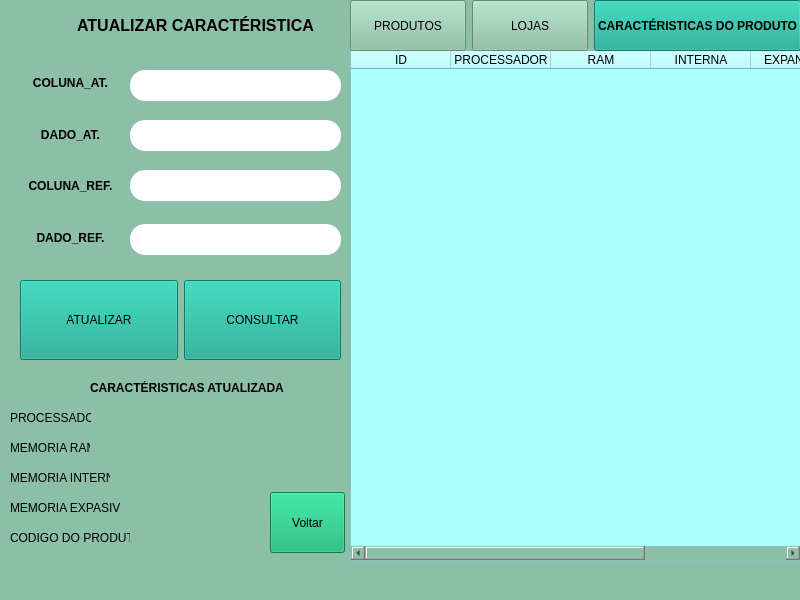
<?xml version="1.0" encoding="UTF-8"?>
<ui version="4.0">
 <class>MainWindow</class>
 <widget class="QMainWindow" name="MainWindow">
  <property name="geometry">
   <rect>
    <x>0</x>
    <y>0</y>
    <width>800</width>
    <height>600</height>
   </rect>
  </property>
  <property name="windowTitle">
   <string>MainWindow</string>
  </property>
  <property name="styleSheet">
   <string notr="true">background-color:rgb(140, 191, 167)</string>
  </property>
  <widget class="QWidget" name="centralwidget">
   <widget class="QTableWidget" name="tableWidget">
    <property name="geometry">
     <rect>
      <x>350</x>
      <y>50</y>
      <width>451</width>
      <height>511</height>
     </rect>
    </property>
    <property name="styleSheet">
     <string notr="true">background-color: rgb(170, 255, 255);</string>
    </property>
    <column>
     <property name="text">
      <string>ID</string>
     </property>
    </column>
    <column>
     <property name="text">
      <string>PROCESSADOR</string>
     </property>
    </column>
    <column>
     <property name="text">
      <string>RAM</string>
     </property>
    </column>
    <column>
     <property name="text">
      <string>INTERNA</string>
     </property>
    </column>
    <column>
     <property name="text">
      <string>EXPANSIVEL</string>
     </property>
    </column>
    <column>
     <property name="text">
      <string>CODIGO_PROD.</string>
     </property>
    </column>
   </widget>
   <widget class="QLabel" name="label">
    <property name="geometry">
     <rect>
      <x>60</x>
      <y>0</y>
      <width>271</width>
      <height>51</height>
     </rect>
    </property>
    <property name="text">
     <string>&lt;html&gt;&lt;head/&gt;&lt;body&gt;&lt;p&gt;&lt;span style=&quot; font-size:12pt; font-weight:600;&quot;&gt;ATUALIZAR CARACTÉRISTICA&lt;/span&gt;&lt;/p&gt;&lt;/body&gt;&lt;/html&gt;</string>
    </property>
    <property name="alignment">
     <set>Qt::AlignCenter</set>
    </property>
   </widget>
   <widget class="QWidget" name="horizontalLayoutWidget">
    <property name="geometry">
     <rect>
      <x>350</x>
      <y>0</y>
      <width>451</width>
      <height>51</height>
     </rect>
    </property>
    <layout class="QHBoxLayout" name="horizontalLayout">
     <item>
      <widget class="QPushButton" name="pushButton_5">
       <property name="sizePolicy">
        <sizepolicy hsizetype="Preferred" vsizetype="Preferred">
         <horstretch>0</horstretch>
         <verstretch>0</verstretch>
        </sizepolicy>
       </property>
       <property name="text">
        <string>PRODUTOS</string>
       </property>
      </widget>
     </item>
     <item>
      <widget class="QPushButton" name="pushButton_4">
       <property name="sizePolicy">
        <sizepolicy hsizetype="Preferred" vsizetype="Preferred">
         <horstretch>0</horstretch>
         <verstretch>0</verstretch>
        </sizepolicy>
       </property>
       <property name="text">
        <string>LOJAS</string>
       </property>
      </widget>
     </item>
     <item>
      <widget class="QPushButton" name="pushButton_3">
       <property name="sizePolicy">
        <sizepolicy hsizetype="Preferred" vsizetype="Preferred">
         <horstretch>0</horstretch>
         <verstretch>0</verstretch>
        </sizepolicy>
       </property>
       <property name="font">
        <font>
         <weight>75</weight>
         <bold>true</bold>
        </font>
       </property>
       <property name="styleSheet">
        <string notr="true">
background-color: rgb(15, 166, 141);</string>
       </property>
       <property name="text">
        <string>CARACTÉRISTICAS DO PRODUTO</string>
       </property>
      </widget>
     </item>
    </layout>
   </widget>
   <widget class="QLabel" name="label_7">
    <property name="geometry">
     <rect>
      <x>10</x>
      <y>410</y>
      <width>81</width>
      <height>16</height>
     </rect>
    </property>
    <property name="text">
     <string>PROCESSADOR:</string>
    </property>
   </widget>
   <widget class="QLabel" name="label_8">
    <property name="geometry">
     <rect>
      <x>100</x>
      <y>410</y>
      <width>121</width>
      <height>16</height>
     </rect>
    </property>
    <property name="text">
     <string/>
    </property>
   </widget>
   <widget class="QLabel" name="label_9">
    <property name="geometry">
     <rect>
      <x>10</x>
      <y>440</y>
      <width>91</width>
      <height>16</height>
     </rect>
    </property>
    <property name="text">
     <string>MEMORIA RAM:</string>
    </property>
   </widget>
   <widget class="QLabel" name="label_10">
    <property name="geometry">
     <rect>
      <x>90</x>
      <y>440</y>
      <width>121</width>
      <height>16</height>
     </rect>
    </property>
    <property name="text">
     <string/>
    </property>
   </widget>
   <widget class="QLabel" name="label_11">
    <property name="geometry">
     <rect>
      <x>10</x>
      <y>470</y>
      <width>101</width>
      <height>16</height>
     </rect>
    </property>
    <property name="text">
     <string>MEMORIA INTERNA:</string>
    </property>
   </widget>
   <widget class="QLabel" name="label_12">
    <property name="geometry">
     <rect>
      <x>110</x>
      <y>470</y>
      <width>111</width>
      <height>16</height>
     </rect>
    </property>
    <property name="text">
     <string/>
    </property>
   </widget>
   <widget class="QLabel" name="label_13">
    <property name="geometry">
     <rect>
      <x>10</x>
      <y>500</y>
      <width>111</width>
      <height>16</height>
     </rect>
    </property>
    <property name="text">
     <string>MEMORIA EXPASIVEL:</string>
    </property>
   </widget>
   <widget class="QLabel" name="label_14">
    <property name="geometry">
     <rect>
      <x>120</x>
      <y>500</y>
      <width>111</width>
      <height>16</height>
     </rect>
    </property>
    <property name="text">
     <string/>
    </property>
   </widget>
   <widget class="QLabel" name="label_15">
    <property name="geometry">
     <rect>
      <x>10</x>
      <y>530</y>
      <width>121</width>
      <height>16</height>
     </rect>
    </property>
    <property name="text">
     <string>CODIGO DO PRODUTO:</string>
    </property>
   </widget>
   <widget class="QLabel" name="label_16">
    <property name="geometry">
     <rect>
      <x>130</x>
      <y>530</y>
      <width>121</width>
      <height>16</height>
     </rect>
    </property>
    <property name="text">
     <string/>
    </property>
   </widget>
   <widget class="QLabel" name="label_17">
    <property name="geometry">
     <rect>
      <x>90</x>
      <y>380</y>
      <width>221</width>
      <height>16</height>
     </rect>
    </property>
    <property name="text">
     <string>&lt;html&gt;&lt;head/&gt;&lt;body&gt;&lt;p&gt;&lt;span style=&quot; font-weight:600;&quot;&gt; CARACTÉRISTICAS ATUALIZADA&lt;/span&gt;&lt;/p&gt;&lt;/body&gt;&lt;/html&gt;</string>
    </property>
   </widget>
   <widget class="QWidget" name="horizontalLayoutWidget_2">
    <property name="geometry">
     <rect>
      <x>20</x>
      <y>280</y>
      <width>321</width>
      <height>80</height>
     </rect>
    </property>
    <layout class="QHBoxLayout" name="horizontalLayout_2">
     <item>
      <widget class="QPushButton" name="pushButton">
       <property name="sizePolicy">
        <sizepolicy hsizetype="Preferred" vsizetype="Preferred">
         <horstretch>0</horstretch>
         <verstretch>0</verstretch>
        </sizepolicy>
       </property>
       <property name="styleSheet">
        <string notr="true">
background-color: rgb(15, 166, 141);</string>
       </property>
       <property name="text">
        <string>ATUALIZAR</string>
       </property>
      </widget>
     </item>
     <item>
      <widget class="QPushButton" name="pushButton_2">
       <property name="sizePolicy">
        <sizepolicy hsizetype="Preferred" vsizetype="Preferred">
         <horstretch>0</horstretch>
         <verstretch>0</verstretch>
        </sizepolicy>
       </property>
       <property name="styleSheet">
        <string notr="true">
background-color: rgb(15, 166, 141);</string>
       </property>
       <property name="text">
        <string>CONSULTAR</string>
       </property>
      </widget>
     </item>
    </layout>
   </widget>
   <widget class="QWidget" name="verticalLayoutWidget">
    <property name="geometry">
     <rect>
      <x>10</x>
      <y>60</y>
      <width>121</width>
      <height>201</height>
     </rect>
    </property>
    <layout class="QVBoxLayout" name="verticalLayout">
     <item>
      <widget class="QLabel" name="label_2">
       <property name="text">
        <string>&lt;html&gt;&lt;head/&gt;&lt;body&gt;&lt;p&gt;&lt;span style=&quot; font-weight:600;&quot;&gt;COLUNA_AT.&lt;/span&gt;&lt;/p&gt;&lt;/body&gt;&lt;/html&gt;</string>
       </property>
       <property name="alignment">
        <set>Qt::AlignCenter</set>
       </property>
      </widget>
     </item>
     <item>
      <widget class="QLabel" name="label_3">
       <property name="text">
        <string>&lt;html&gt;&lt;head/&gt;&lt;body&gt;&lt;p&gt;&lt;span style=&quot; font-weight:600;&quot;&gt;DADO_AT.&lt;/span&gt;&lt;/p&gt;&lt;/body&gt;&lt;/html&gt;</string>
       </property>
       <property name="alignment">
        <set>Qt::AlignCenter</set>
       </property>
      </widget>
     </item>
     <item>
      <widget class="QLabel" name="label_4">
       <property name="text">
        <string>&lt;html&gt;&lt;head/&gt;&lt;body&gt;&lt;p&gt;&lt;span style=&quot; font-weight:600;&quot;&gt;COLUNA_REF.&lt;/span&gt;&lt;/p&gt;&lt;/body&gt;&lt;/html&gt;</string>
       </property>
       <property name="alignment">
        <set>Qt::AlignCenter</set>
       </property>
      </widget>
     </item>
     <item>
      <widget class="QLabel" name="label_5">
       <property name="text">
        <string>&lt;html&gt;&lt;head/&gt;&lt;body&gt;&lt;p&gt;&lt;span style=&quot; font-weight:600;&quot;&gt;DADO_REF.&lt;/span&gt;&lt;/p&gt;&lt;/body&gt;&lt;/html&gt;</string>
       </property>
       <property name="alignment">
        <set>Qt::AlignCenter</set>
       </property>
      </widget>
     </item>
    </layout>
   </widget>
   <widget class="QPushButton" name="pushButton_6">
    <property name="geometry">
     <rect>
      <x>270</x>
      <y>492</y>
      <width>75</width>
      <height>61</height>
     </rect>
    </property>
    <property name="styleSheet">
     <string notr="true">background-color: rgb(10, 175, 112);
</string>
    </property>
    <property name="text">
     <string>Voltar</string>
    </property>
   </widget>
   <widget class="QLineEdit" name="lineEdit_4">
    <property name="geometry">
     <rect>
      <x>130</x>
      <y>224</y>
      <width>211</width>
      <height>31</height>
     </rect>
    </property>
    <property name="sizePolicy">
     <sizepolicy hsizetype="Preferred" vsizetype="Preferred">
      <horstretch>0</horstretch>
      <verstretch>0</verstretch>
     </sizepolicy>
    </property>
    <property name="font">
     <font>
      <pointsize>12</pointsize>
     </font>
    </property>
    <property name="styleSheet">
     <string notr="true">background-color: rgb(255, 170, 0);
border-color: qlineargradient(spread:pad, x1:0, y1:0, x2:1, y2:0, stop:0 rgba(0, 0, 0, 255), stop:1 rgba(255, 255, 255, 255));
border-color: rgb(0, 0, 0);
border-radius:15px;
background-color: rgb(255, 255, 255);
border-color: qlineargradient(spread:pad, x1:0, y1:0, x2:1, y2:0, stop:0 rgba(0, 0, 0, 255), stop:1 rgba(255, 255, 255, 255));
border-width: 2px; 
border - style:outset;
border - color:black;</string>
    </property>
   </widget>
   <widget class="QLineEdit" name="lineEdit_3">
    <property name="geometry">
     <rect>
      <x>130</x>
      <y>170</y>
      <width>211</width>
      <height>31</height>
     </rect>
    </property>
    <property name="sizePolicy">
     <sizepolicy hsizetype="Preferred" vsizetype="Preferred">
      <horstretch>0</horstretch>
      <verstretch>0</verstretch>
     </sizepolicy>
    </property>
    <property name="font">
     <font>
      <pointsize>12</pointsize>
     </font>
    </property>
    <property name="styleSheet">
     <string notr="true">background-color: rgb(255, 170, 0);
border-color: qlineargradient(spread:pad, x1:0, y1:0, x2:1, y2:0, stop:0 rgba(0, 0, 0, 255), stop:1 rgba(255, 255, 255, 255));
border-color: rgb(0, 0, 0);
border-radius:15px;
background-color: rgb(255, 255, 255);
border-color: qlineargradient(spread:pad, x1:0, y1:0, x2:1, y2:0, stop:0 rgba(0, 0, 0, 255), stop:1 rgba(255, 255, 255, 255));
border-width: 2px; 
border - style:outset;
border - color:black;</string>
    </property>
   </widget>
   <widget class="QLineEdit" name="lineEdit_2">
    <property name="geometry">
     <rect>
      <x>130</x>
      <y>120</y>
      <width>211</width>
      <height>31</height>
     </rect>
    </property>
    <property name="sizePolicy">
     <sizepolicy hsizetype="Preferred" vsizetype="Preferred">
      <horstretch>0</horstretch>
      <verstretch>0</verstretch>
     </sizepolicy>
    </property>
    <property name="font">
     <font>
      <pointsize>12</pointsize>
     </font>
    </property>
    <property name="styleSheet">
     <string notr="true">background-color: rgb(255, 170, 0);
border-color: qlineargradient(spread:pad, x1:0, y1:0, x2:1, y2:0, stop:0 rgba(0, 0, 0, 255), stop:1 rgba(255, 255, 255, 255));
border-color: rgb(0, 0, 0);
border-radius:15px;
background-color: rgb(255, 255, 255);
border-color: qlineargradient(spread:pad, x1:0, y1:0, x2:1, y2:0, stop:0 rgba(0, 0, 0, 255), stop:1 rgba(255, 255, 255, 255));
border-width: 2px; 
border - style:outset;
border - color:black;</string>
    </property>
   </widget>
   <widget class="QLineEdit" name="lineEdit">
    <property name="geometry">
     <rect>
      <x>130</x>
      <y>70</y>
      <width>211</width>
      <height>31</height>
     </rect>
    </property>
    <property name="sizePolicy">
     <sizepolicy hsizetype="Preferred" vsizetype="Preferred">
      <horstretch>0</horstretch>
      <verstretch>0</verstretch>
     </sizepolicy>
    </property>
    <property name="font">
     <font>
      <pointsize>12</pointsize>
     </font>
    </property>
    <property name="styleSheet">
     <string notr="true">background-color: rgb(255, 170, 0);
border-color: qlineargradient(spread:pad, x1:0, y1:0, x2:1, y2:0, stop:0 rgba(0, 0, 0, 255), stop:1 rgba(255, 255, 255, 255));
border-color: rgb(0, 0, 0);
border-radius:15px;
background-color: rgb(255, 255, 255);
border-color: qlineargradient(spread:pad, x1:0, y1:0, x2:1, y2:0, stop:0 rgba(0, 0, 0, 255), stop:1 rgba(255, 255, 255, 255));
border-width: 2px; 
border - style:outset;
border - color:black;</string>
    </property>
   </widget>
   <widget class="QLabel" name="label_6">
    <property name="geometry">
     <rect>
      <x>220</x>
      <y>400</y>
      <width>121</width>
      <height>31</height>
     </rect>
    </property>
    <property name="text">
     <string/>
    </property>
   </widget>
  </widget>
  <widget class="QMenuBar" name="menubar">
   <property name="geometry">
    <rect>
     <x>0</x>
     <y>0</y>
     <width>800</width>
     <height>21</height>
    </rect>
   </property>
  </widget>
  <widget class="QStatusBar" name="statusbar"/>
 </widget>
 <resources/>
 <connections/>
</ui>
